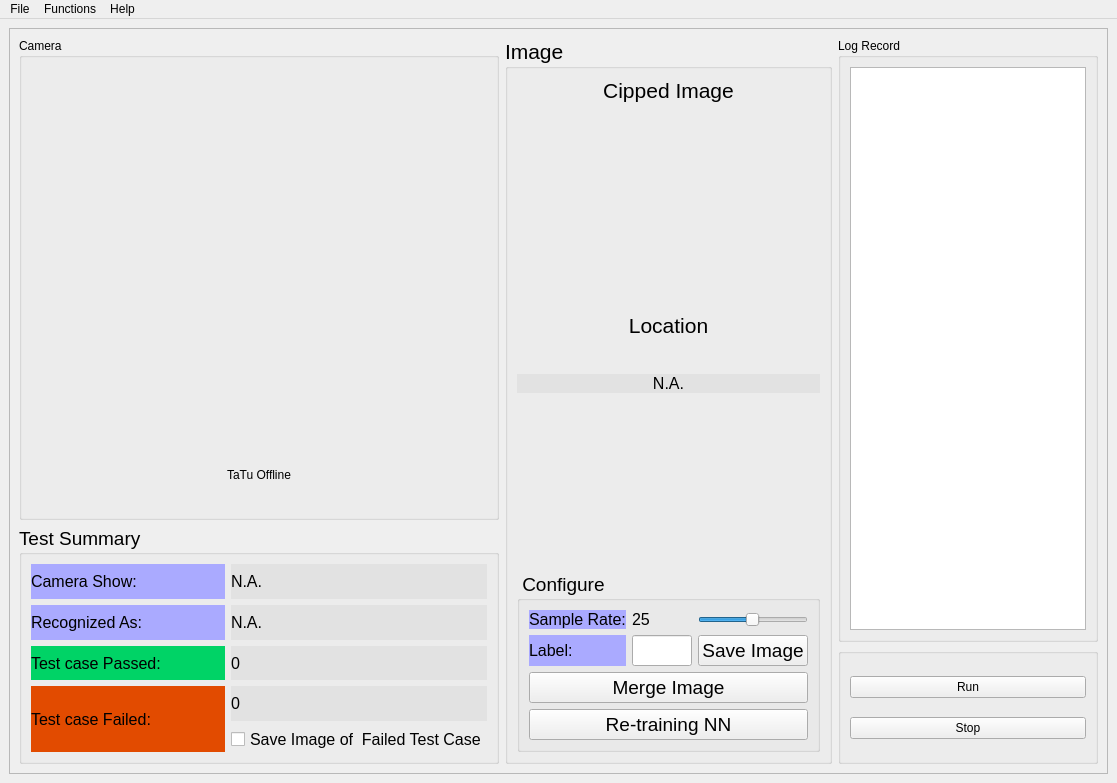
<?xml version="1.0" encoding="UTF-8"?>
<ui version="4.0">
 <class>MainWindow</class>
 <widget class="QMainWindow" name="MainWindow">
  <property name="geometry">
   <rect>
    <x>0</x>
    <y>0</y>
    <width>1117</width>
    <height>783</height>
   </rect>
  </property>
  <property name="maximumSize">
   <size>
    <width>16777215</width>
    <height>16777215</height>
   </size>
  </property>
  <property name="windowTitle">
   <string>MainWindow</string>
  </property>
  <widget class="QWidget" name="centralwidget">
   <layout class="QGridLayout" name="gridLayout">
    <item row="1" column="0">
     <widget class="QFrame" name="frame">
      <property name="maximumSize">
       <size>
        <width>16777215</width>
        <height>16777215</height>
       </size>
      </property>
      <property name="frameShape">
       <enum>QFrame::StyledPanel</enum>
      </property>
      <property name="frameShadow">
       <enum>QFrame::Raised</enum>
      </property>
      <layout class="QGridLayout" name="gridLayout_2">
       <item row="0" column="0" rowspan="4">
        <widget class="QGroupBox" name="groupBox">
         <property name="styleSheet">
          <string notr="true">font: 75 14pt &quot;Arial&quot;;
</string>
         </property>
         <property name="title">
          <string>Camera</string>
         </property>
         <layout class="QGridLayout" name="gridLayout_3">
          <item row="1" column="0" colspan="4">
           <widget class="QLabel" name="original_img">
            <property name="minimumSize">
             <size>
              <width>456</width>
              <height>353</height>
             </size>
            </property>
            <property name="maximumSize">
             <size>
              <width>456</width>
              <height>353</height>
             </size>
            </property>
            <property name="text">
             <string/>
            </property>
            <property name="pixmap">
             <pixmap>../asset/schindler.png</pixmap>
            </property>
            <property name="scaledContents">
             <bool>true</bool>
            </property>
           </widget>
          </item>
          <item row="2" column="0" colspan="4">
           <widget class="QLabel" name="label_4">
            <property name="maximumSize">
             <size>
              <width>16777215</width>
              <height>30</height>
             </size>
            </property>
            <property name="text">
             <string>TaTu Offline</string>
            </property>
            <property name="alignment">
             <set>Qt::AlignCenter</set>
            </property>
           </widget>
          </item>
         </layout>
        </widget>
       </item>
       <item row="5" column="4">
        <widget class="QGroupBox" name="groupBox_3">
         <property name="styleSheet">
          <string notr="true">font: 75 14pt &quot;Arial&quot;;</string>
         </property>
         <property name="title">
          <string/>
         </property>
         <layout class="QVBoxLayout" name="verticalLayout_2">
          <item>
           <widget class="QPushButton" name="pushButton_2">
            <property name="text">
             <string>Run</string>
            </property>
           </widget>
          </item>
          <item>
           <widget class="QPushButton" name="pushButton_4">
            <property name="text">
             <string>Stop</string>
            </property>
           </widget>
          </item>
         </layout>
        </widget>
       </item>
       <item row="0" column="4" rowspan="5">
        <widget class="QGroupBox" name="groupBox_4">
         <property name="maximumSize">
          <size>
           <width>16777215</width>
           <height>16777215</height>
          </size>
         </property>
         <property name="styleSheet">
          <string notr="true">font: 75 14pt &quot;Arial&quot;;</string>
         </property>
         <property name="title">
          <string>Log Record</string>
         </property>
         <layout class="QVBoxLayout" name="verticalLayout">
          <item>
           <widget class="QTextBrowser" name="textBrowser">
            <property name="styleSheet">
             <string notr="true">font: 10pt &quot;Arial&quot;;</string>
            </property>
           </widget>
          </item>
         </layout>
        </widget>
       </item>
       <item row="4" column="0" rowspan="2">
        <widget class="QGroupBox" name="groupBox_5">
         <property name="font">
          <font>
           <family>Arial</family>
           <pointsize>14</pointsize>
          </font>
         </property>
         <property name="title">
          <string>Test Summary</string>
         </property>
         <layout class="QGridLayout" name="gridLayout_5">
          <item row="1" column="1">
           <widget class="QLabel" name="original_figure">
            <property name="font">
             <font>
              <family>Arial</family>
              <pointsize>12</pointsize>
             </font>
            </property>
            <property name="styleSheet">
             <string notr="true">background-color: rgb(226, 226, 226);</string>
            </property>
            <property name="text">
             <string>N.A.</string>
            </property>
           </widget>
          </item>
          <item row="3" column="1">
           <widget class="QLabel" name="label_12">
            <property name="maximumSize">
             <size>
              <width>16777215</width>
              <height>16777215</height>
             </size>
            </property>
            <property name="font">
             <font>
              <family>Arial</family>
              <pointsize>12</pointsize>
             </font>
            </property>
            <property name="styleSheet">
             <string notr="true">background-color: rgb(226, 226, 226);</string>
            </property>
            <property name="text">
             <string>0</string>
            </property>
           </widget>
          </item>
          <item row="2" column="1">
           <widget class="QLabel" name="label_7">
            <property name="maximumSize">
             <size>
              <width>16777215</width>
              <height>16777215</height>
             </size>
            </property>
            <property name="font">
             <font>
              <family>Arial</family>
              <pointsize>12</pointsize>
              <weight>50</weight>
              <italic>false</italic>
              <bold>false</bold>
             </font>
            </property>
            <property name="styleSheet">
             <string notr="true">background-color: rgb(226, 226, 226);</string>
            </property>
            <property name="text">
             <string>N.A.</string>
            </property>
           </widget>
          </item>
          <item row="1" column="0">
           <widget class="QLabel" name="label_6">
            <property name="maximumSize">
             <size>
              <width>16777215</width>
              <height>16777215</height>
             </size>
            </property>
            <property name="font">
             <font>
              <pointsize>12</pointsize>
             </font>
            </property>
            <property name="styleSheet">
             <string notr="true">background-color: rgb(170, 170, 255);</string>
            </property>
            <property name="text">
             <string>Camera Show:</string>
            </property>
           </widget>
          </item>
          <item row="3" column="0">
           <widget class="QLabel" name="label_10">
            <property name="maximumSize">
             <size>
              <width>16777215</width>
              <height>16777215</height>
             </size>
            </property>
            <property name="font">
             <font>
              <family>Arial</family>
              <pointsize>12</pointsize>
             </font>
            </property>
            <property name="styleSheet">
             <string notr="true">background-color: rgb(0, 211, 102);</string>
            </property>
            <property name="text">
             <string>Test case Passed:</string>
            </property>
           </widget>
          </item>
          <item row="4" column="1">
           <widget class="QLabel" name="label_13">
            <property name="maximumSize">
             <size>
              <width>16777215</width>
              <height>16777215</height>
             </size>
            </property>
            <property name="font">
             <font>
              <family>Arial</family>
              <pointsize>12</pointsize>
             </font>
            </property>
            <property name="styleSheet">
             <string notr="true">background-color: rgb(226, 226, 226);</string>
            </property>
            <property name="text">
             <string>0</string>
            </property>
           </widget>
          </item>
          <item row="2" column="0">
           <widget class="QLabel" name="label_8">
            <property name="maximumSize">
             <size>
              <width>16777215</width>
              <height>16777215</height>
             </size>
            </property>
            <property name="font">
             <font>
              <family>Arial</family>
              <pointsize>12</pointsize>
              <weight>50</weight>
              <italic>false</italic>
              <bold>false</bold>
             </font>
            </property>
            <property name="styleSheet">
             <string notr="true">background-color: rgb(170, 170, 255);</string>
            </property>
            <property name="text">
             <string>Recognized As:</string>
            </property>
           </widget>
          </item>
          <item row="5" column="1">
           <widget class="QCheckBox" name="checkBox">
            <property name="font">
             <font>
              <pointsize>12</pointsize>
             </font>
            </property>
            <property name="text">
             <string>Save Image of  Failed Test Case</string>
            </property>
           </widget>
          </item>
          <item row="4" column="0" rowspan="2">
           <widget class="QLabel" name="label_11">
            <property name="maximumSize">
             <size>
              <width>16777215</width>
              <height>16777215</height>
             </size>
            </property>
            <property name="font">
             <font>
              <family>Arial</family>
              <pointsize>12</pointsize>
             </font>
            </property>
            <property name="styleSheet">
             <string notr="true">background-color: rgb(226, 75, 0);</string>
            </property>
            <property name="text">
             <string>Test case Failed:</string>
            </property>
           </widget>
          </item>
         </layout>
        </widget>
       </item>
       <item row="0" column="2" rowspan="6">
        <widget class="QGroupBox" name="groupBox_2">
         <property name="minimumSize">
          <size>
           <width>0</width>
           <height>0</height>
          </size>
         </property>
         <property name="maximumSize">
          <size>
           <width>11111111</width>
           <height>16777215</height>
          </size>
         </property>
         <property name="font">
          <font>
           <family>Arial</family>
           <pointsize>16</pointsize>
          </font>
         </property>
         <property name="styleSheet">
          <string notr="true"/>
         </property>
         <property name="title">
          <string>Image</string>
         </property>
         <layout class="QGridLayout" name="gridLayout_4">
          <item row="2" column="2">
           <spacer name="verticalSpacer_2">
            <property name="orientation">
             <enum>Qt::Vertical</enum>
            </property>
            <property name="sizeHint" stdset="0">
             <size>
              <width>20</width>
              <height>40</height>
             </size>
            </property>
           </spacer>
          </item>
          <item row="3" column="2">
           <widget class="QLabel" name="label_3">
            <property name="text">
             <string>Location</string>
            </property>
            <property name="alignment">
             <set>Qt::AlignCenter</set>
            </property>
           </widget>
          </item>
          <item row="7" column="2">
           <spacer name="verticalSpacer">
            <property name="orientation">
             <enum>Qt::Vertical</enum>
            </property>
            <property name="sizeHint" stdset="0">
             <size>
              <width>20</width>
              <height>40</height>
             </size>
            </property>
           </spacer>
          </item>
          <item row="1" column="0" colspan="5">
           <widget class="QLabel" name="label_2">
            <property name="minimumSize">
             <size>
              <width>0</width>
              <height>0</height>
             </size>
            </property>
            <property name="maximumSize">
             <size>
              <width>300</width>
              <height>200</height>
             </size>
            </property>
            <property name="text">
             <string/>
            </property>
            <property name="pixmap">
             <pixmap>../asset/schindler.png</pixmap>
            </property>
            <property name="scaledContents">
             <bool>true</bool>
            </property>
           </widget>
          </item>
          <item row="5" column="0" colspan="5">
           <widget class="QLabel" name="label_9">
            <property name="minimumSize">
             <size>
              <width>0</width>
              <height>0</height>
             </size>
            </property>
            <property name="maximumSize">
             <size>
              <width>300</width>
              <height>200</height>
             </size>
            </property>
            <property name="text">
             <string/>
            </property>
            <property name="pixmap">
             <pixmap>../asset/schindler.png</pixmap>
            </property>
            <property name="scaledContents">
             <bool>true</bool>
            </property>
           </widget>
          </item>
          <item row="0" column="2">
           <widget class="QLabel" name="label">
            <property name="text">
             <string>Cipped Image</string>
            </property>
            <property name="alignment">
             <set>Qt::AlignCenter</set>
            </property>
           </widget>
          </item>
          <item row="9" column="0" colspan="5">
           <widget class="QGroupBox" name="groupBox_6">
            <property name="font">
             <font>
              <pointsize>14</pointsize>
             </font>
            </property>
            <property name="title">
             <string> Configure</string>
            </property>
            <layout class="QGridLayout" name="gridLayout_6">
             <item row="0" column="2">
              <widget class="QLabel" name="label_19">
               <property name="minimumSize">
                <size>
                 <width>60</width>
                 <height>0</height>
                </size>
               </property>
               <property name="font">
                <font>
                 <family>Arial</family>
                 <pointsize>12</pointsize>
                 <weight>50</weight>
                 <italic>false</italic>
                 <bold>false</bold>
                </font>
               </property>
               <property name="text">
                <string>25</string>
               </property>
              </widget>
             </item>
             <item row="0" column="1">
              <widget class="QLabel" name="label_14">
               <property name="maximumSize">
                <size>
                 <width>16777215</width>
                 <height>16777215</height>
                </size>
               </property>
               <property name="font">
                <font>
                 <family>Arial</family>
                 <pointsize>12</pointsize>
                 <weight>50</weight>
                 <italic>false</italic>
                 <bold>false</bold>
                </font>
               </property>
               <property name="styleSheet">
                <string notr="true">background-color: rgb(170, 170, 255);</string>
               </property>
               <property name="text">
                <string>Sample Rate:</string>
               </property>
              </widget>
             </item>
             <item row="6" column="1">
              <widget class="QLabel" name="label_15">
               <property name="maximumSize">
                <size>
                 <width>16777215</width>
                 <height>16777215</height>
                </size>
               </property>
               <property name="font">
                <font>
                 <family>Arial</family>
                 <pointsize>12</pointsize>
                 <weight>50</weight>
                 <italic>false</italic>
                 <bold>false</bold>
                </font>
               </property>
               <property name="styleSheet">
                <string notr="true">background-color: rgb(170, 170, 255);</string>
               </property>
               <property name="text">
                <string>Label:</string>
               </property>
              </widget>
             </item>
             <item row="0" column="3">
              <widget class="QSlider" name="horizontalSlider">
               <property name="minimum">
                <number>1</number>
               </property>
               <property name="maximum">
                <number>50</number>
               </property>
               <property name="value">
                <number>25</number>
               </property>
               <property name="orientation">
                <enum>Qt::Horizontal</enum>
               </property>
              </widget>
             </item>
             <item row="6" column="3">
              <widget class="QPushButton" name="pushButton">
               <property name="text">
                <string>Save Image</string>
               </property>
              </widget>
             </item>
             <item row="6" column="2">
              <widget class="QLineEdit" name="lineEdit">
               <property name="maximumSize">
                <size>
                 <width>60</width>
                 <height>16777215</height>
                </size>
               </property>
               <property name="text">
                <string/>
               </property>
              </widget>
             </item>
             <item row="7" column="1" colspan="3">
              <widget class="QPushButton" name="pushButton_3">
               <property name="text">
                <string>Merge Image</string>
               </property>
              </widget>
             </item>
             <item row="8" column="1" colspan="3">
              <widget class="QPushButton" name="pushButton_5">
               <property name="text">
                <string>Re-training NN</string>
               </property>
              </widget>
             </item>
            </layout>
           </widget>
          </item>
          <item row="6" column="0" colspan="5">
           <widget class="QLabel" name="reco">
            <property name="font">
             <font>
              <family>Arial</family>
              <pointsize>12</pointsize>
             </font>
            </property>
            <property name="styleSheet">
             <string notr="true">background-color: rgb(226, 226, 226);</string>
            </property>
            <property name="text">
             <string>N.A.</string>
            </property>
            <property name="alignment">
             <set>Qt::AlignCenter</set>
            </property>
           </widget>
          </item>
         </layout>
        </widget>
       </item>
      </layout>
     </widget>
    </item>
   </layout>
  </widget>
  <widget class="QMenuBar" name="menubar">
   <property name="geometry">
    <rect>
     <x>0</x>
     <y>0</y>
     <width>1117</width>
     <height>21</height>
    </rect>
   </property>
   <widget class="QMenu" name="menuFile">
    <property name="title">
     <string>File</string>
    </property>
    <addaction name="actionConfigure"/>
    <addaction name="separator"/>
    <addaction name="actionSave_Log"/>
    <addaction name="actionOpen_Log"/>
    <addaction name="separator"/>
    <addaction name="actionSave_Image"/>
    <addaction name="actionExit"/>
   </widget>
   <widget class="QMenu" name="menuSetting">
    <property name="title">
     <string>Functions</string>
    </property>
    <addaction name="actionConnect_TaTu"/>
    <addaction name="separator"/>
    <addaction name="actioncollect_images"/>
    <addaction name="separator"/>
    <addaction name="actionMerge_images"/>
    <addaction name="separator"/>
    <addaction name="actionre_Training_NN"/>
   </widget>
   <widget class="QMenu" name="menuHelp">
    <property name="title">
     <string>Help</string>
    </property>
    <addaction name="actionAbout_this"/>
    <addaction name="actionUser_Guide"/>
   </widget>
   <addaction name="menuFile"/>
   <addaction name="menuSetting"/>
   <addaction name="menuHelp"/>
  </widget>
  <action name="actionConfigure">
   <property name="text">
    <string>Configure</string>
   </property>
  </action>
  <action name="actionSave_Image">
   <property name="text">
    <string>Save sectional Image</string>
   </property>
  </action>
  <action name="actionExit">
   <property name="text">
    <string>Exit</string>
   </property>
  </action>
  <action name="actionExit_2">
   <property name="text">
    <string>Exit</string>
   </property>
  </action>
  <action name="actionAbout_this">
   <property name="text">
    <string>About this</string>
   </property>
  </action>
  <action name="actionUser_Guide">
   <property name="text">
    <string>User Guide</string>
   </property>
  </action>
  <action name="actionCapture_New_Image">
   <property name="text">
    <string>re-Training image</string>
   </property>
  </action>
  <action name="actionre_Training_NN">
   <property name="text">
    <string>re-Training NN</string>
   </property>
  </action>
  <action name="actionExpand">
   <property name="text">
    <string>Expand View</string>
   </property>
  </action>
  <action name="actionNormal_View">
   <property name="text">
    <string>Normal View</string>
   </property>
  </action>
  <action name="actionMininal_View">
   <property name="text">
    <string>Mininal View</string>
   </property>
  </action>
  <action name="actionOpen_Log">
   <property name="text">
    <string>Open Log</string>
   </property>
  </action>
  <action name="actionNN_List">
   <property name="text">
    <string>Show NN List</string>
   </property>
  </action>
  <action name="actionSave_Log">
   <property name="text">
    <string>Save Log</string>
   </property>
  </action>
  <action name="actionConnect_TaTu">
   <property name="text">
    <string>Connect TaTu</string>
   </property>
  </action>
  <action name="actioncollect_images">
   <property name="text">
    <string>Collect images</string>
   </property>
  </action>
  <action name="actionMerge_images">
   <property name="text">
    <string>Merge images</string>
   </property>
  </action>
 </widget>
 <resources/>
 <connections/>
</ui>
